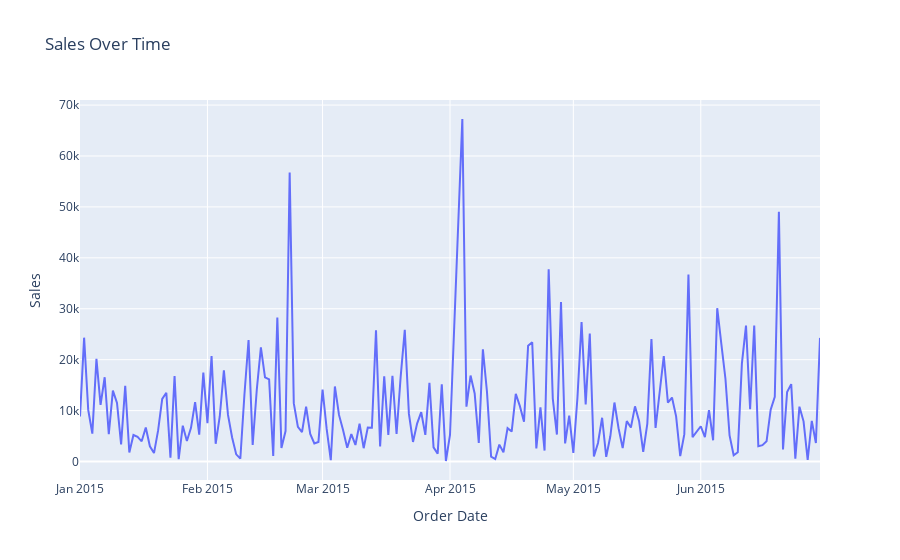

The notebook cell this image was saved under:
### Code cell
sales_over_time = order_df.groupby("Order Date")["Sales"].sum().reset_index()
fig = px.line(sales_over_time, x="Order Date", y="Sales", title="Sales Over Time")
fig.show()

### Figure 1 — Plotly figure (JSON) as saved in the notebook; plotly's stock layout.template omitted (floating-point values rounded to 4 significant figures; data arrays with more than 128 entries replaced by an {"elided": "..."} marker saying what was removed)
{"data": [{"hovertemplate": "Order Date=%{x}<br>Sales=%{y}<extra></extra>", "legendgroup": "", "line": {"color": "#636efa", "dash": "solid"}, "marker": {"symbol": "circle"}, "mode": "lines", "name": "", "orientation": "v", "showlegend": false, "type": "scatter", "x": {"elided": "179 str values"}, "xaxis": "x", "y": {"elided": "179 float values"}, "yaxis": "y"}], "layout": {"legend": {"tracegroupgap": 0}, "title": {"text": "Sales Over Time"}, "xaxis": {"anchor": "y", "domain": [0, 1], "title": {"text": "Order Date"}}, "yaxis": {"anchor": "x", "domain": [0, 1], "title": {"text": "Sales"}}}}
